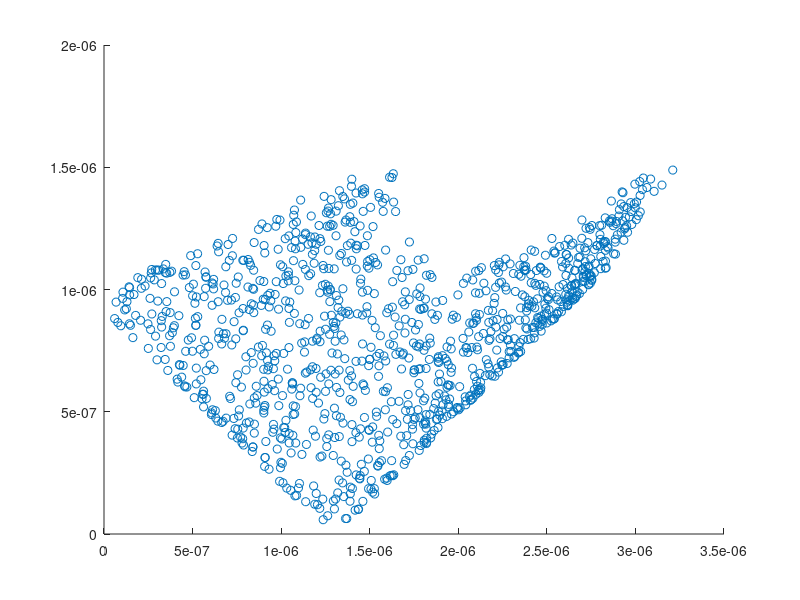

Recreate this plot in MATLAB.
bt=importdata('basetower.txt')
TOA=importdata('TOAdata.txt')
td=importdata('terminaldata.txt')
A=bt(1,:)
line=length(A);
for i=1:line;
    td(i,:)=td(i,:)-A
end
d=sum(td.^2,2).^(1/2)
sj=d/(3e8)
h=scatter(TOA(:,1)',sj')